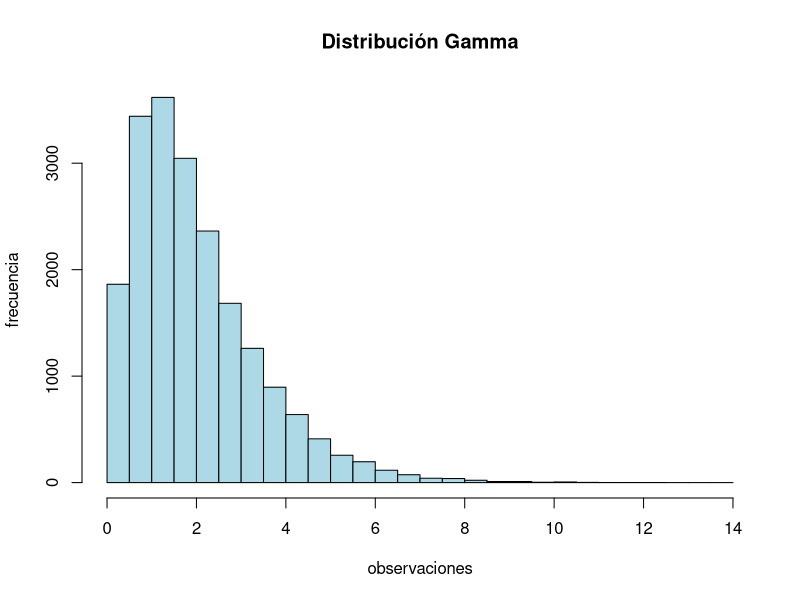
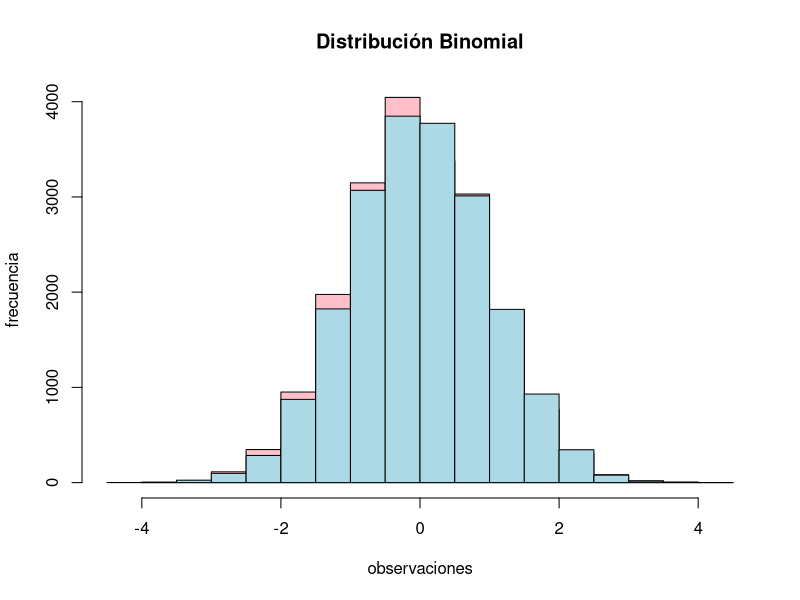
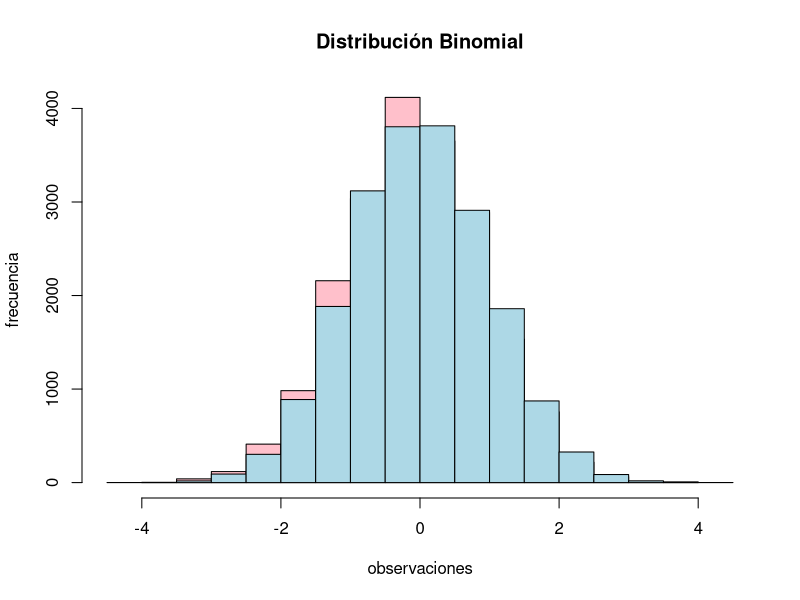
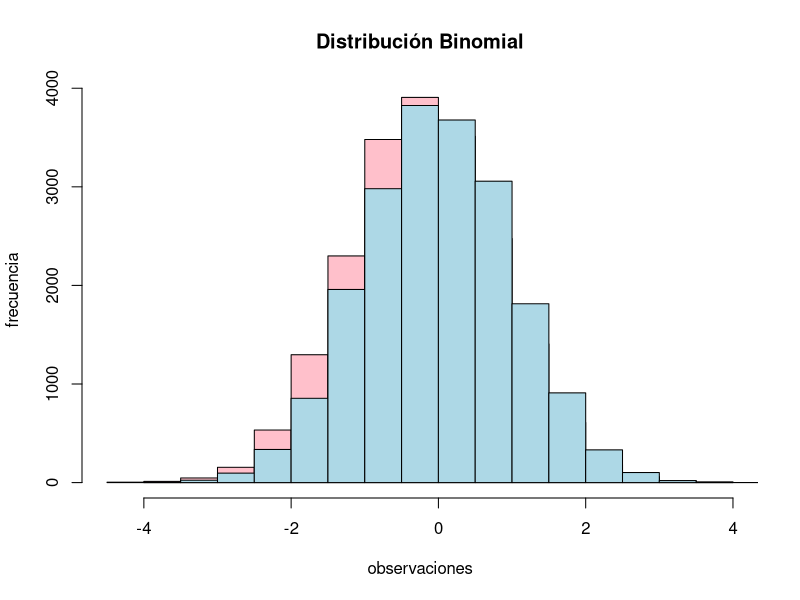
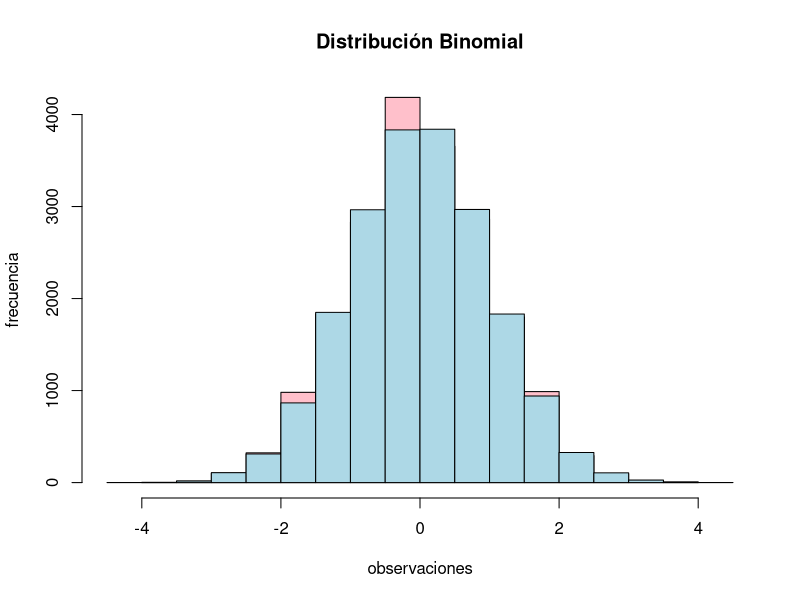
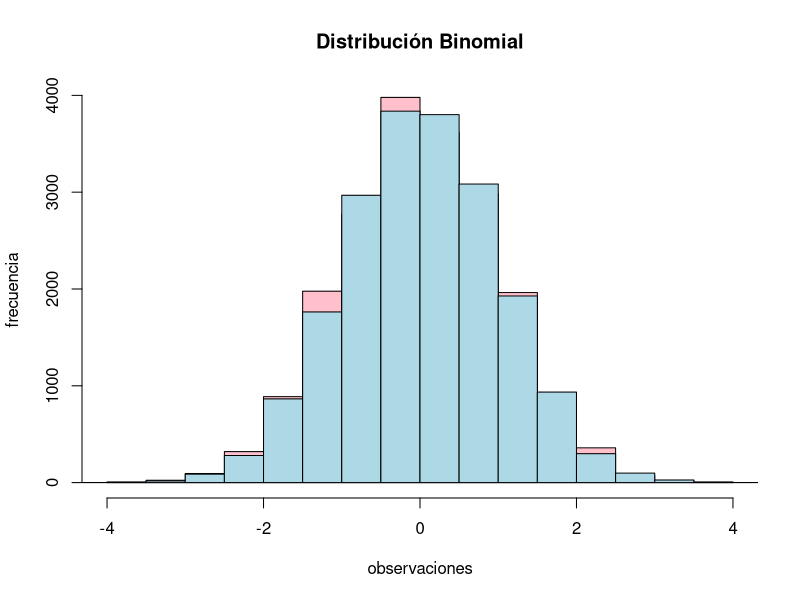
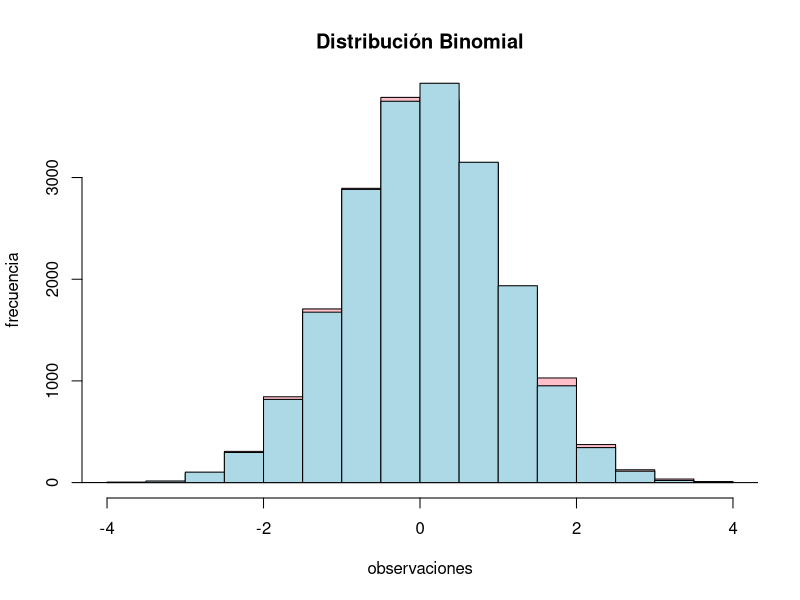
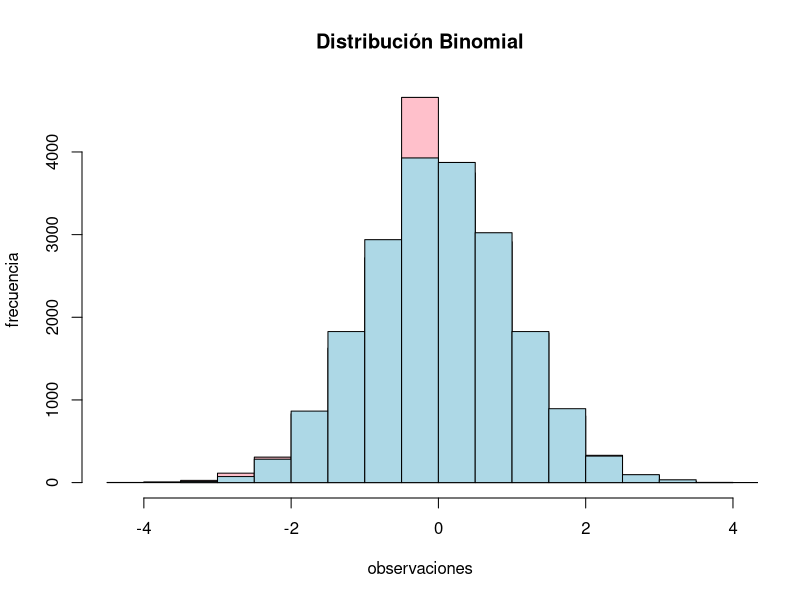

The R script that drew these images, in order:
## ---- chunk 1
knitr::opts_chunk$set(echo = TRUE)
## ---- chunk 2
n <- 1 : 12
f <- factorial(n)
stirling <- function(x) (2 * pi * n)^0.5 * (n / exp(1)) ^n
s <- stirling(n)
d <- f -s
dr <- d / f
library(knitr)
kable(data.frame(n, "Factorial" = f, "Aproximación de Stirling" = s, 
                 "Diferencia" = d, "Diferencia relativa" = dr))
## ---- chunk 3
col2rgb(c("lightblue", "lightgreen", "pink"))
set.seed(20220118)
simulaciones <- 20000
x <- rgamma(simulaciones, shape=2, scale=1)
b <- seq(from=0, to=14, by=0.5)
out <- hist(x, breaks = b, xlab="observaciones", ylab="frecuencia", main="Distribución Gamma", col = "lightblue")
p_n <- out$density[5]-out$density[6]
p <- pgamma(2.5,2,1) - pgamma(2,2,1)
epsilon = p_n - p
## ---- chunk 4
param <- c(0.5, 0.7, 0.9)
t_muestra <- 30
m_binom <- rbinom(simulaciones,25,param[1])
media <- 25 * param[1]
varianza <- 25 * param[1] * (1 - param[1])
muestra <- c()
for ( i in 1 : simulaciones ) {
  muestra[i] = mean(sample(m_binom, t_muestra, replace = TRUE))}
z <- (muestra - media) / sqrt(varianza / t_muestra)
out1 <- hist(z, plot = FALSE)
m_normal <- rnorm(simulaciones)
muestra <- c()
for ( i in 1 : simulaciones ) {
  muestra[i] = mean(sample(m_normal, t_muestra, replace = TRUE))}
n <- muestra * sqrt(t_muestra)
out2 <- hist(n, plot = FALSE)
plot(out1, col = "pink", xlab="observaciones", ylab="frecuencia", main="Distribución Binomial")
plot(out2, add = TRUE, col = "lightblue")
## ---- chunk 5
t_muestra <- 100
muestra <- c()
for ( i in 1 : simulaciones ) {
  muestra[i] = mean(sample(m_binom, t_muestra, replace = TRUE))}
z <- (muestra - media) / sqrt(varianza / t_muestra)
out1 <- hist(z, plot = FALSE)
muestra <- c()
for ( i in 1 : simulaciones ) {
  muestra[i] = mean(sample(m_normal, t_muestra, replace = TRUE))}
n <- muestra * sqrt(t_muestra)
out2 <- hist(n, plot = FALSE)
plot(out1, col = "pink", xlab="observaciones", ylab="frecuencia", main="Distribución Binomial")
plot(out2, add = TRUE, col = "lightblue")
## ---- chunk 6
t_muestra <- 500
muestra <- c()
for ( i in 1 : simulaciones ) {
  muestra[i] = mean(sample(m_binom, t_muestra, replace = TRUE))}
z <- (muestra - media) / sqrt(varianza / t_muestra)
out1 <- hist(z, plot = FALSE)
muestra <- c()
for ( i in 1 : simulaciones ) {
  muestra[i] = mean(sample(m_normal, t_muestra, replace = TRUE))}
n <- muestra * sqrt(t_muestra)
out2 <- hist(n, plot = FALSE)
plot(out1, col = "pink", xlab="observaciones", ylab="frecuencia", main="Distribución Binomial")
plot(out2, add = TRUE, col = "lightblue")
## ---- chunk 7
t_muestra <- 30
m_binom <- rbinom(simulaciones,25,param[2])
media <- 25 * param[2]
varianza <- 25 * param[2] * (1 - param[2])
muestra <- c()
for ( i in 1 : simulaciones ) {
  muestra[i] = mean(sample(m_binom, t_muestra, replace = TRUE))}
z <- (muestra - media) / sqrt(varianza / t_muestra)
out1 <- hist(z, plot = FALSE)
muestra <- c()
for ( i in 1 : simulaciones ) {
  muestra[i] = mean(sample(m_normal, t_muestra, replace = TRUE))}
n <- muestra * sqrt(t_muestra)
out2 <- hist(n, plot = FALSE)
plot(out1, col = "pink", xlab="observaciones", ylab="frecuencia", main="Distribución Binomial")
plot(out2, add = TRUE, col = "lightblue")
## ---- chunk 8
t_muestra <- 100
muestra <- c()
for ( i in 1 : simulaciones ) {
  muestra[i] = mean(sample(m_binom, t_muestra, replace = TRUE))}
z <- (muestra - media) / sqrt(varianza / t_muestra)
out1 <- hist(z, plot = FALSE)
m_normal <- rnorm(simulaciones)
muestra <- c()
for ( i in 1 : simulaciones ) {
  muestra[i] = mean(sample(m_normal, t_muestra, replace = TRUE))}
n <- muestra * sqrt(t_muestra)
out2 <- hist(n, plot = FALSE)
plot(out1, col = "pink", xlab="observaciones", ylab="frecuencia", main="Distribución Binomial")
plot(out2, add = TRUE, col = "lightblue")
## ---- chunk 9
t_muestra <- 500
muestra <- c()
for ( i in 1 : simulaciones ) {
  muestra[i] = mean(sample(m_binom, t_muestra, replace = TRUE))}
z <- (muestra - media) / sqrt(varianza / t_muestra)
out1 <- hist(z, plot = FALSE)
muestra <- c()
for ( i in 1 : simulaciones ) {
  muestra[i] = mean(sample(m_normal, t_muestra, replace = TRUE))}
n <- muestra * sqrt(t_muestra)
out2 <- hist(n, plot = FALSE)
plot(out1, col = "pink", xlab="observaciones", ylab="frecuencia", main="Distribución Binomial")
plot(out2, add = TRUE, col = "lightblue")
## ---- chunk 10
t_muestra <- 30
m_binom <- rbinom(simulaciones,25,param[3])
media <- 25 * param[3]
varianza <- 25 * param[3] * (1 - param[3])
muestra <- c()
for ( i in 1 : simulaciones ) {
  muestra[i] = mean(sample(m_binom, t_muestra, replace = TRUE))}
z <- (muestra - media) / sqrt(varianza / t_muestra)
out1 <- hist(z, plot = FALSE)
muestra <- c()
for ( i in 1 : simulaciones ) {
  muestra[i] = mean(sample(m_normal, t_muestra, replace = TRUE))}
n <- muestra * sqrt(t_muestra)
out2 <- hist(n, plot = FALSE)
plot(out1, col = "pink", xlab="observaciones", ylab="frecuencia", main="Distribución Binomial")
plot(out2, add = TRUE, col = "lightblue")
## ---- chunk 11
t_muestra <- 100
muestra <- c()
for ( i in 1 : simulaciones ) {
  muestra[i] = mean(sample(m_binom, t_muestra, replace = TRUE))}
z <- (muestra - media) / sqrt(varianza / t_muestra)
out1 <- hist(z, plot = FALSE)
muestra <- c()
for ( i in 1 : simulaciones ) {
  muestra[i] = mean(sample(m_normal, t_muestra, replace = TRUE))}
n <- muestra * sqrt(t_muestra)
out2 <- hist(n, plot = FALSE)
plot(out1, col = "pink", xlab="observaciones", ylab="frecuencia", main="Distribución Binomial")
plot(out2, add = TRUE, col = "lightblue")
## ---- chunk 12
t_muestra <- 500
muestra <- c()
for ( i in 1 : simulaciones ) {
  muestra[i] = mean(sample(m_binom, t_muestra, replace = TRUE))}
z <- (muestra - media) / sqrt(varianza / t_muestra)
out1 <- hist(z, plot = FALSE)
muestra <- c()
for ( i in 1 : simulaciones ) {
  muestra[i] = mean(sample(m_normal, t_muestra, replace = TRUE))}
n <- muestra * sqrt(t_muestra)
out2 <- hist(n, plot = FALSE)
plot(out1, col = "pink", xlab="observaciones", ylab="frecuencia", main="Distribución Binomial")
plot(out2, add = TRUE, col = "lightblue")
## ---- chunk 13
set.seed(20220118)
simulaciones <- 20000
param <- c(1, 4, 8)

t_muestra <- 30
lambda <-  param[1]
m_pois <- rpois(simulaciones, lambda)
muestra <- c()
for ( i in 1 : simulaciones ) {
  muestra[i] = mean(sample(m_pois, t_muestra, replace = TRUE))
}
z <- (muestra - lambda) / sqrt(lambda / t_muestra)
out1 <- hist(z, plot = FALSE)
m_normal <- rnorm(simulaciones)
muestra <- c()
for ( i in 1 : simulaciones ) {
  muestra[i] = mean(sample(m_normal, t_muestra, replace = TRUE))}
n <- muestra * sqrt(t_muestra)
out2 <- hist(n, plot = FALSE)
plot(out1, col = "pink", xlab="observaciones", ylab="frecuencia", main="Distribución Poisson")
plot(out2, add = TRUE, col = "lightblue")
## ---- chunk 14
t_muestra <- 100
muestra <- c()
for ( i in 1 : simulaciones ) {
  muestra[i] = mean(sample(m_pois, t_muestra, replace = TRUE))
}
z <- (muestra - lambda) / sqrt(lambda / t_muestra)
out1 <- hist(z, plot = FALSE)
muestra <- c()
for ( i in 1 : simulaciones ) {
  muestra[i] = mean(sample(m_normal, t_muestra, replace = TRUE))}
n <- muestra * sqrt(t_muestra)
out2 <- hist(n, plot = FALSE)
plot(out1, col = "pink", xlab="observaciones", ylab="frecuencia", main="Distribución Poisson")
plot(out2, add = TRUE, col = "lightblue")
## ---- chunk 15
t_muestra <- 500
muestra <- c()
for ( i in 1 : simulaciones ) {
  muestra[i] = mean(sample(m_pois, t_muestra, replace = TRUE))
}
z <- (muestra - lambda) / sqrt(lambda/t_muestra)
out1 <- hist(z, plot = FALSE)
muestra <- c()
for ( i in 1 : simulaciones ) {
  muestra[i] = mean(sample(m_normal, t_muestra, replace = TRUE))}
n <- muestra * sqrt(t_muestra)
out2 <- hist(n, plot = FALSE)
plot(out1, col = "pink", xlab="observaciones", ylab="frecuencia", main="Distribución Poisson")
plot(out2, add = TRUE, col = "lightblue")
## ---- chunk 16
t_muestra <- 30
lambda <-  param[2]
m_pois <- rpois(simulaciones, lambda)
muestra <- c()
for ( i in 1 : simulaciones ) {
  muestra[i] = mean(sample(m_pois, t_muestra, replace = TRUE))
}
z <- (muestra - lambda) / sqrt(lambda / t_muestra)
out1 <- hist(z, plot = FALSE)
m_normal <- rnorm(simulaciones)
muestra <- c()
for ( i in 1 : simulaciones ) {
  muestra[i] = mean(sample(m_normal, t_muestra, replace = TRUE))}
n <- muestra * sqrt(t_muestra)
out2 <- hist(n, plot = FALSE)
plot(out1, col = "pink", xlab="observaciones", ylab="frecuencia", main="Distribución Poisson")
plot(out2, add = TRUE, col = "lightblue")

## ---- chunk 17
t_muestra <- 100
muestra <- c()
for ( i in 1 : simulaciones ) {
  muestra[i] = mean(sample(m_pois, t_muestra, replace = TRUE))
}
z <- (muestra - lambda) / sqrt(lambda / t_muestra)
out1 <- hist(z, plot = FALSE)
muestra <- c()
for ( i in 1 : simulaciones ) {
  muestra[i] = mean(sample(m_normal, t_muestra, replace = TRUE))}
n <- muestra * sqrt(t_muestra)
out2 <- hist(n, plot = FALSE)
plot(out1, col = "pink", xlab="observaciones", ylab="frecuencia", main="Distribución Poisson")
plot(out2, add = TRUE, col = "lightblue")
## ---- chunk 18
t_muestra <- 500
muestra <- c()
for ( i in 1 : simulaciones ) {
  muestra[i] = mean(sample(m_pois, t_muestra, replace = TRUE))
}
z <- (muestra - lambda) / sqrt(lambda/t_muestra)
out1 <- hist(z, plot = FALSE)
muestra <- c()
for ( i in 1 : simulaciones ) {
  muestra[i] = mean(sample(m_normal, t_muestra, replace = TRUE))}
n <- muestra * sqrt(t_muestra)
out2 <- hist(n, plot = FALSE)
plot(out1, col = "pink", xlab="observaciones", ylab="frecuencia", main="Distribución Poisson")
plot(out2, add = TRUE, col = "lightblue")
## ---- chunk 19
t_muestra <- 30
lambda <-  param[3]
m_pois <- rpois(simulaciones, lambda)
muestra <- c()
for ( i in 1 : simulaciones ) {
  muestra[i] = mean(sample(m_pois, t_muestra, replace = TRUE))
}
z <- (muestra - lambda) / sqrt(lambda / t_muestra)
out1 <- hist(z, plot = FALSE)
m_normal <- rnorm(simulaciones)
muestra <- c()
for ( i in 1 : simulaciones ) {
  muestra[i] = mean(sample(m_normal, t_muestra, replace = TRUE))}
n <- muestra * sqrt(t_muestra)
out2 <- hist(n, plot = FALSE)
plot(out1, col = "pink", xlab="observaciones", ylab="frecuencia", main="Distribución Poisson")
plot(out2, add = TRUE, col = "lightblue")

## ---- chunk 20
t_muestra <- 100
muestra <- c()
for ( i in 1 : simulaciones ) {
  muestra[i] = mean(sample(m_pois, t_muestra, replace = TRUE))
}
z <- (muestra - lambda) / sqrt(lambda / t_muestra)
out1 <- hist(z, plot = FALSE)
muestra <- c()
for ( i in 1 : simulaciones ) {
  muestra[i] = mean(sample(m_normal, t_muestra, replace = TRUE))}
n <- muestra * sqrt(t_muestra)
out2 <- hist(n, plot = FALSE)
plot(out1, col = "pink", xlab="observaciones", ylab="frecuencia", main="Distribución Poisson")
plot(out2, add = TRUE, col = "lightblue")
## ---- chunk 21
t_muestra <- 500
muestra <- c()
for ( i in 1 : simulaciones ) {
  muestra[i] = mean(sample(m_pois, t_muestra, replace = TRUE))
}
z <- (muestra - lambda) / sqrt(lambda/t_muestra)
out1 <- hist(z, plot = FALSE)
muestra <- c()
for ( i in 1 : simulaciones ) {
  muestra[i] = mean(sample(m_normal, t_muestra, replace = TRUE))}
n <- muestra * sqrt(t_muestra)
out2 <- hist(n, plot = FALSE)
plot(out1, col = "pink", xlab="observaciones", ylab="frecuencia", main="Distribución Poisson")
plot(out2, add = TRUE, col = "lightblue")
## ---- chunk 22
t_muestra <- 30
m_norm <- rnorm(simulaciones,2,2)
muestra <- c()
for ( i in 1 : simulaciones ) {
  muestra[i] = mean(sample(m_norm, t_muestra, replace = TRUE))}
z <- (muestra - 2) / sqrt( 4 / t_muestra)
out1 <- hist(z, plot = FALSE)
m_normal <- rnorm(simulaciones)
muestra <- c()
for ( i in 1 : simulaciones ) {
  muestra[i] = mean(sample(m_normal, t_muestra, replace = TRUE))}
n <- muestra * sqrt(t_muestra)
out2 <- hist(n, plot = FALSE)
plot(out1, col = "pink", xlab="observaciones", ylab="frecuencia", main="Distribución Normal")
plot(out2, add = TRUE, col = "lightblue")
## ---- chunk 23
t_muestra <- 100
muestra <- c()
for ( i in 1 : simulaciones ) {
  muestra[i] = mean(sample(m_norm, t_muestra, replace = TRUE))}
z <- (muestra - 2) / sqrt( 4 / t_muestra)
out1 <- hist(z, plot = FALSE)
muestra <- c()
for ( i in 1 : simulaciones ) {
  muestra[i] = mean(sample(m_normal, t_muestra, replace = TRUE))}
n <- muestra * sqrt(t_muestra)
out2 <- hist(n, plot = FALSE)
plot(out1, col = "pink", xlab="observaciones", ylab="frecuencia", main="Distribución Normal")
plot(out2, add = TRUE, col = "lightblue")
## ---- chunk 24
t_muestra <- 500
muestra <- c()
for ( i in 1 : simulaciones ) {
  muestra[i] = mean(sample(m_norm, t_muestra, replace = TRUE))
}
z <- (muestra - 2) / sqrt( 4 / t_muestra)
out1 <- hist(z, plot = FALSE)
muestra <- c()
for ( i in 1 : simulaciones ) {
  muestra[i] = mean(sample(m_normal, t_muestra, replace = TRUE))}
n <- muestra * sqrt(t_muestra)
out2 <- hist(n, plot = FALSE)
plot(out1, col = "pink", xlab="observaciones", ylab="frecuencia", main="Distribución Normal")
plot(out2, add = TRUE, col = "lightblue")
## ---- chunk 25
alfa <- c(1, 3, 5)
beta <- c(3, 1, 5)
## ---- chunk 26
t_muestra <- 30
m_gamma <- rgamma(simulaciones, shape= alfa[1], scale = beta[1])
media <- alfa[1] * beta[1]
varianza <- alfa[1] * (beta[1])^2
muestra <- c()
for ( i in 1 : simulaciones ) {
  muestra[i] = mean(sample(m_gamma, t_muestra, replace = TRUE))}
z <- (muestra - media) / sqrt(varianza / t_muestra)
out1 <- hist(z, plot = FALSE)
m_normal <- rnorm(simulaciones)
muestra <- c()
for ( i in 1 : simulaciones ) {
  muestra[i] = mean(sample(m_normal, t_muestra, replace = TRUE))}
n <- muestra * sqrt(t_muestra)
out2 <- hist(n, plot = FALSE)
plot(out1, col = "pink", xlab="observaciones", ylab="frecuencia", main="Distribución Gamma")
plot(out2, add = TRUE, col = "lightblue")
## ---- chunk 27
t_muestra <- 100
muestra <- c()
for ( i in 1 : simulaciones ) {
  muestra[i] = mean(sample(m_gamma, t_muestra, replace = TRUE))}
z <- (muestra - media) / sqrt(varianza / t_muestra)
out1 <- hist(z, plot = FALSE)
muestra <- c()
for ( i in 1 : simulaciones ) {
  muestra[i] = mean(sample(m_normal, t_muestra, replace = TRUE))}
n <- muestra * sqrt(t_muestra)
out2 <- hist(n, plot = FALSE)
plot(out1, col = "pink", xlab="observaciones", ylab="frecuencia", main="Distribución Gamma")
plot(out2, add = TRUE, col = "lightblue")
## ---- chunk 28
t_muestra <- 500
muestra <- c()
for ( i in 1 : simulaciones ) {
  muestra[i] = mean(sample(m_gamma, t_muestra, replace = TRUE))}
z <- (muestra - media) / sqrt(varianza / t_muestra)
out1 <- hist(z, plot = FALSE)
muestra <- c()
for ( i in 1 : simulaciones ) {
  muestra[i] = mean(sample(m_normal, t_muestra, replace = TRUE))}
n <- muestra * sqrt(t_muestra)
out2 <- hist(n, plot = FALSE)
plot(out1, col = "pink", xlab="observaciones", ylab="frecuencia", main="Distribución Gamma")
plot(out2, add = TRUE, col = "lightblue")
## ---- chunk 29
t_muestra <- 30
m_gamma <- rgamma(simulaciones, shape= alfa[2], scale = beta[2])
media <- alfa[2] * beta[2]
varianza <- alfa[2] * (beta[2])^2
muestra <- c()
for ( i in 1 : simulaciones ) {
  muestra[i] = mean(sample(m_gamma, t_muestra, replace = TRUE))}
z <- (muestra - media) / sqrt(varianza / t_muestra)
out1 <- hist(z, plot = FALSE)
m_normal <- rnorm(simulaciones)
muestra <- c()
for ( i in 1 : simulaciones ) {
  muestra[i] = mean(sample(m_normal, t_muestra, replace = TRUE))}
n <- muestra * sqrt(t_muestra)
out2 <- hist(n, plot = FALSE)
plot(out1, col = "pink", xlab="observaciones", ylab="frecuencia", main="Distribución Gamma")
plot(out2, add = TRUE, col = "lightblue")
## ---- chunk 30
t_muestra <- 100
muestra <- c()
for ( i in 1 : simulaciones ) {
  muestra[i] = mean(sample(m_gamma, t_muestra, replace = TRUE))}
z <- (muestra - media) / sqrt(varianza / t_muestra)
out1 <- hist(z, plot = FALSE)
muestra <- c()
for ( i in 1 : simulaciones ) {
  muestra[i] = mean(sample(m_normal, t_muestra, replace = TRUE))}
n <- muestra * sqrt(t_muestra)
out2 <- hist(n, plot = FALSE)
plot(out1, col = "pink", xlab="observaciones", ylab="frecuencia", main="Distribución Gamma")
plot(out2, add = TRUE, col = "lightblue")
## ---- chunk 31
t_muestra <- 500
muestra <- c()
for ( i in 1 : simulaciones ) {
  muestra[i] = mean(sample(m_gamma, t_muestra, replace = TRUE))}
z <- (muestra - media) / sqrt(varianza / t_muestra)
out1 <- hist(z, plot = FALSE)
muestra <- c()
for ( i in 1 : simulaciones ) {
  muestra[i] = mean(sample(m_normal, t_muestra, replace = TRUE))}
n <- muestra * sqrt(t_muestra)
out2 <- hist(n, plot = FALSE)
plot(out1, col = "pink", xlab="observaciones", ylab="frecuencia", main="Distribución Gamma")
plot(out2, add = TRUE, col = "lightblue")
## ---- chunk 32
t_muestra <- 30
m_gamma <- rgamma(simulaciones, shape= alfa[3], scale = beta[3])
media <- alfa[3] * beta[3]
varianza <- alfa[3] * (beta[3])^2
muestra <- c()
for ( i in 1 : simulaciones ) {
  muestra[i] = mean(sample(m_gamma, t_muestra, replace = TRUE))}
z <- (muestra - media) / sqrt(varianza / t_muestra)
out1 <- hist(z, plot = FALSE)
m_normal <- rnorm(simulaciones)
muestra <- c()
for ( i in 1 : simulaciones ) {
  muestra[i] = mean(sample(m_normal, t_muestra, replace = TRUE))}
n <- muestra * sqrt(t_muestra)
out2 <- hist(n, plot = FALSE)
plot(out1, col = "pink", xlab="observaciones", ylab="frecuencia", main="Distribución Gamma")
plot(out2, add = TRUE, col = "lightblue")
## ---- chunk 33
t_muestra <- 100
muestra <- c()
for ( i in 1 : simulaciones ) {
  muestra[i] = mean(sample(m_gamma, t_muestra, replace = TRUE))}
z <- (muestra - media) / sqrt(varianza / t_muestra)
out1 <- hist(z, plot = FALSE)
muestra <- c()
for ( i in 1 : simulaciones ) {
  muestra[i] = mean(sample(m_normal, t_muestra, replace = TRUE))}
n <- muestra * sqrt(t_muestra)
out2 <- hist(n, plot = FALSE)
plot(out1, col = "pink", xlab="observaciones", ylab="frecuencia", main="Distribución Gamma")
plot(out2, add = TRUE, col = "lightblue")
## ---- chunk 34
t_muestra <- 500
muestra <- c()
for ( i in 1 : simulaciones ) {
  muestra[i] = mean(sample(m_gamma, t_muestra, replace = TRUE))}
z <- (muestra - media) / sqrt(varianza / t_muestra)
out1 <- hist(z, plot = FALSE)
muestra <- c()
for ( i in 1 : simulaciones ) {
  muestra[i] = mean(sample(m_normal, t_muestra, replace = TRUE))}
n <- muestra * sqrt(t_muestra)
out2 <- hist(n, plot = FALSE)
plot(out1, col = "pink", xlab="observaciones", ylab="frecuencia", main="Distribución Gamma")
plot(out2, add = TRUE, col = "lightblue")
## ---- chunk 35
theta1 <- c(1, 1/2, 3, 1/2)
theta2 <- c(1, 2, 1/3, 1/2)
## ---- chunk 36
t_muestra <- 30
m_beta <- rbeta(simulaciones, shape1 = theta1[1], shape2 = theta2[1])
media <- theta1[1] / ( theta1[1] + theta2[1])
varianza <- (theta1[1] * theta2[1]) / ( (theta1[1] + theta2[1])^2 * ( theta1[1] + theta2[1] + 1) )
muestra <- c()
for ( i in 1 : simulaciones ) {
  muestra[i] = mean(sample(m_beta, t_muestra, replace = TRUE))}
z <- (muestra - media) / sqrt(varianza / t_muestra)
out1 <- hist(z, plot = FALSE)
m_normal <- rnorm(simulaciones)
muestra <- c()
for ( i in 1 : simulaciones ) {
  muestra[i] = mean(sample(m_normal, t_muestra, replace = TRUE))}
n <- muestra * sqrt(t_muestra)
out2 <- hist(n, plot = FALSE)
plot(out1, col = "pink", xlab="observaciones", ylab="frecuencia", main="Distribución Beta")
plot(out2, add = TRUE, col = "lightblue")
## ---- chunk 37
t_muestra <- 100
muestra <- c()
for ( i in 1 : simulaciones ) {
  muestra[i] = mean(sample(m_beta, t_muestra, replace = TRUE))}
z <- (muestra - media) / sqrt(varianza / t_muestra)
out1 <- hist(z, plot = FALSE)
muestra <- c()
for ( i in 1 : simulaciones ) {
  muestra[i] = mean(sample(m_normal, t_muestra, replace = TRUE))}
n <- muestra * sqrt(t_muestra)
out2 <- hist(n, plot = FALSE)
plot(out1, col = "pink", xlab="observaciones", ylab="frecuencia", main="Distribución Beta")
plot(out2, add = TRUE, col = "lightblue")
## ---- chunk 38
t_muestra <- 500
muestra <- c()
for ( i in 1 : simulaciones ) {
  muestra[i] = mean(sample(m_beta, t_muestra, replace = TRUE))}
z <- (muestra - media) / sqrt(varianza / t_muestra)
out1 <- hist(z, plot = FALSE)
muestra <- c()
for ( i in 1 : simulaciones ) {
  muestra[i] = mean(sample(m_normal, t_muestra, replace = TRUE))}
n <- muestra * sqrt(t_muestra)
out2 <- hist(n, plot = FALSE)
plot(out1, col = "pink", xlab="observaciones", ylab="frecuencia", main="Distribución Beta")
plot(out2, add = TRUE, col = "lightblue")
## ---- chunk 39
t_muestra <- 30
m_beta <- rbeta(simulaciones, shape1 = theta1[2], shape2 = theta2[2])
media <- theta1[2] / ( theta1[2] + theta2[2])
varianza <- (theta1[2] * theta2[2]) / ( (theta1[2] + theta2[2])^2 * ( theta1[2] + theta2[2] + 1) )
muestra <- c()
for ( i in 1 : simulaciones ) {
  muestra[i] = mean(sample(m_beta, t_muestra, replace = TRUE))}
z <- (muestra - media) / sqrt(varianza / t_muestra)
out1 <- hist(z, plot = FALSE)
m_normal <- rnorm(simulaciones)
muestra <- c()
for ( i in 1 : simulaciones ) {
  muestra[i] = mean(sample(m_normal, t_muestra, replace = TRUE))}
n <- muestra * sqrt(t_muestra)
out2 <- hist(n, plot = FALSE)
plot(out1, col = "pink", xlab="observaciones", ylab="frecuencia", main="Distribución Beta")
plot(out2, add = TRUE, col = "lightblue")
## ---- chunk 40
t_muestra <- 100
muestra <- c()
for ( i in 1 : simulaciones ) {
  muestra[i] = mean(sample(m_beta, t_muestra, replace = TRUE))}
z <- (muestra - media) / sqrt(varianza / t_muestra)
out1 <- hist(z, plot = FALSE)
muestra <- c()
for ( i in 1 : simulaciones ) {
  muestra[i] = mean(sample(m_normal, t_muestra, replace = TRUE))}
n <- muestra * sqrt(t_muestra)
out2 <- hist(n, plot = FALSE)
plot(out1, col = "pink", xlab="observaciones", ylab="frecuencia", main="Distribución Beta")
plot(out2, add = TRUE, col = "lightblue")
## ---- chunk 41
t_muestra <- 500
muestra <- c()
for ( i in 1 : simulaciones ) {
  muestra[i] = mean(sample(m_beta, t_muestra, replace = TRUE))}
z <- (muestra - media) / sqrt(varianza / t_muestra)
out1 <- hist(z, plot = FALSE)
muestra <- c()
for ( i in 1 : simulaciones ) {
  muestra[i] = mean(sample(m_normal, t_muestra, replace = TRUE))}
n <- muestra * sqrt(t_muestra)
out2 <- hist(n, plot = FALSE)
plot(out1, col = "pink", xlab="observaciones", ylab="frecuencia", main="Distribución Beta")
plot(out2, add = TRUE, col = "lightblue")
## ---- chunk 42
t_muestra <- 30
m_beta <- rbeta(simulaciones, shape1 = theta1[3], shape2 = theta2[3])
media <- theta1[3] / ( theta1[3] + theta2[3])
varianza <- (theta1[3] * theta2[3]) / ( (theta1[3] + theta2[3])^2 * ( theta1[3] + theta2[3] + 1) )
muestra <- c()
for ( i in 1 : simulaciones ) {
  muestra[i] = mean(sample(m_beta, t_muestra, replace = TRUE))}
z <- (muestra - media) / sqrt(varianza / t_muestra)
out1 <- hist(z, plot = FALSE)
m_normal <- rnorm(simulaciones)
muestra <- c()
for ( i in 1 : simulaciones ) {
  muestra[i] = mean(sample(m_normal, t_muestra, replace = TRUE))}
n <- muestra * sqrt(t_muestra)
out2 <- hist(n, plot = FALSE)
plot(out1, col = "pink", xlab="observaciones", ylab="frecuencia", main="Distribución Beta")
plot(out2, add = TRUE, col = "lightblue")
## ---- chunk 43
t_muestra <- 100
muestra <- c()
for ( i in 1 : simulaciones ) {
  muestra[i] = mean(sample(m_beta, t_muestra, replace = TRUE))}
z <- (muestra - media) / sqrt(varianza / t_muestra)
out1 <- hist(z, plot = FALSE)
muestra <- c()
for ( i in 1 : simulaciones ) {
  muestra[i] = mean(sample(m_normal, t_muestra, replace = TRUE))}
n <- muestra * sqrt(t_muestra)
out2 <- hist(n, plot = FALSE)
plot(out1, col = "pink", xlab="observaciones", ylab="frecuencia", main="Distribución Beta")
plot(out2, add = TRUE, col = "lightblue")
## ---- chunk 44
t_muestra <- 500
muestra <- c()
for ( i in 1 : simulaciones ) {
  muestra[i] = mean(sample(m_beta, t_muestra, replace = TRUE))}
z <- (muestra - media) / sqrt(varianza / t_muestra)
out1 <- hist(z, plot = FALSE)
muestra <- c()
for ( i in 1 : simulaciones ) {
  muestra[i] = mean(sample(m_normal, t_muestra, replace = TRUE))}
n <- muestra * sqrt(t_muestra)
out2 <- hist(n, plot = FALSE)
plot(out1, col = "pink", xlab="observaciones", ylab="frecuencia", main="Distribución Beta")
plot(out2, add = TRUE, col = "lightblue")
## ---- chunk 45
t_muestra <- 30
m_beta <- rbeta(simulaciones, shape1 = theta1[4], shape2 = theta2[4])
media <- theta1[4] / ( theta1[4] + theta2[4])
varianza <- (theta1[4] * theta2[4]) / ( (theta1[4] + theta2[4])^2 * ( theta1[4] + theta2[4] + 1) )
muestra <- c()
for ( i in 1 : simulaciones ) {
  muestra[i] = mean(sample(m_beta, t_muestra, replace = TRUE))}
z <- (muestra - media) / sqrt(varianza / t_muestra)
out1 <- hist(z, plot = FALSE)
m_normal <- rnorm(simulaciones)
muestra <- c()
for ( i in 1 : simulaciones ) {
  muestra[i] = mean(sample(m_normal, t_muestra, replace = TRUE))}
n <- muestra * sqrt(t_muestra)
out2 <- hist(n, plot = FALSE)
plot(out1, col = "pink", xlab="observaciones", ylab="frecuencia", main="Distribución Beta")
plot(out2, add = TRUE, col = "lightblue")
## ---- chunk 46
t_muestra <- 100
muestra <- c()
for ( i in 1 : simulaciones ) {
  muestra[i] = mean(sample(m_beta, t_muestra, replace = TRUE))}
z <- (muestra - media) / sqrt(varianza / t_muestra)
out1 <- hist(z, plot = FALSE)
muestra <- c()
for ( i in 1 : simulaciones ) {
  muestra[i] = mean(sample(m_normal, t_muestra, replace = TRUE))}
n <- muestra * sqrt(t_muestra)
out2 <- hist(n, plot = FALSE)
plot(out1, col = "pink", xlab="observaciones", ylab="frecuencia", main="Distribución Beta")
plot(out2, add = TRUE, col = "lightblue")
## ---- chunk 47
t_muestra <- 500
muestra <- c()
for ( i in 1 : simulaciones ) {
  muestra[i] = mean(sample(m_beta, t_muestra, replace = TRUE))}
z <- (muestra - media) / sqrt(varianza / t_muestra)
out1 <- hist(z, plot = FALSE)
muestra <- c()
for ( i in 1 : simulaciones ) {
  muestra[i] = mean(sample(m_normal, t_muestra, replace = TRUE))}
n <- muestra * sqrt(t_muestra)
out2 <- hist(n, plot = FALSE)
plot(out1, col = "pink", xlab="observaciones", ylab="frecuencia", main="Distribución Beta")
plot(out2, add = TRUE, col = "lightblue")
